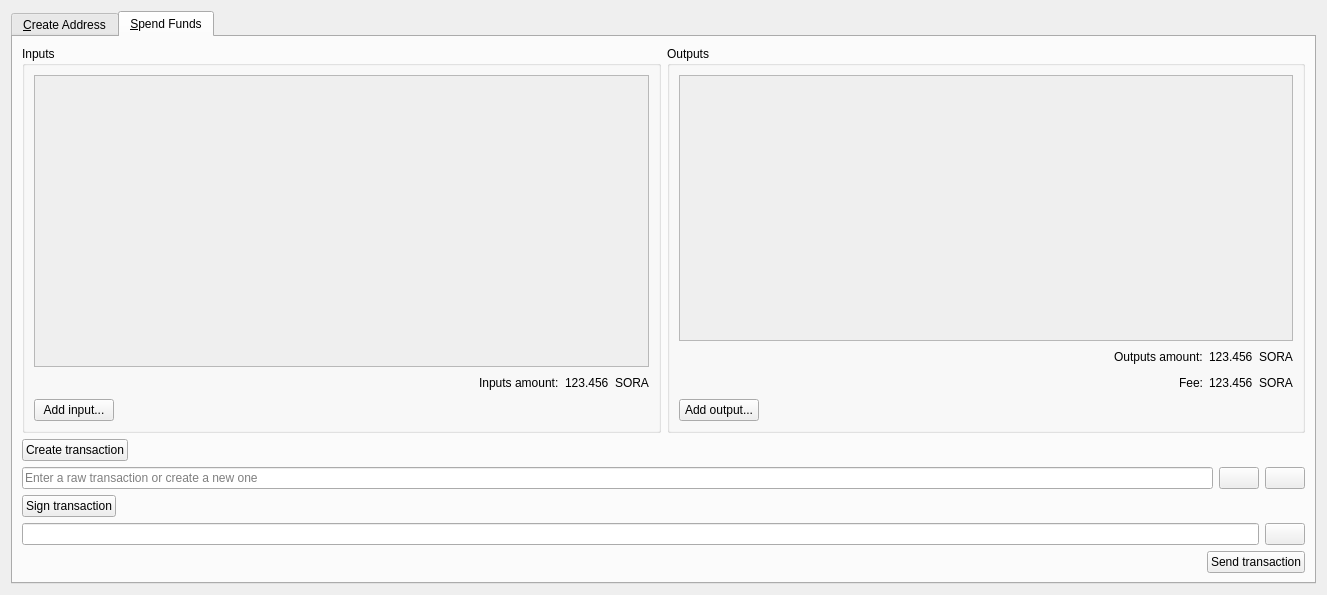
<?xml version="1.0" encoding="UTF-8"?>
<ui version="4.0">
 <class>MultisigDialog</class>
 <widget class="QWidget" name="MultisigDialog">
  <property name="geometry">
   <rect>
    <x>0</x>
    <y>0</y>
    <width>1327</width>
    <height>595</height>
   </rect>
  </property>
  <property name="windowTitle">
   <string>Multisig</string>
  </property>
  <layout class="QVBoxLayout" name="verticalLayout_2">
   <item>
    <widget class="QTabWidget" name="tabWidget">
     <property name="currentIndex">
      <number>1</number>
     </property>
     <widget class="QWidget" name="tabCreateAddress">
      <attribute name="title">
       <string>&amp;Create Address</string>
      </attribute>
      <layout class="QVBoxLayout" name="verticalLayout">
       <item>
        <widget class="QScrollArea" name="scrollArea">
         <property name="widgetResizable">
          <bool>true</bool>
         </property>
         <widget class="QWidget" name="scrollAreaWidgetContents">
          <property name="geometry">
           <rect>
            <x>0</x>
            <y>0</y>
            <width>1283</width>
            <height>346</height>
           </rect>
          </property>
          <layout class="QVBoxLayout" name="verticalLayout_3">
           <item>
            <layout class="QVBoxLayout" name="pubkeyEntries"/>
           </item>
           <item>
            <spacer name="verticalSpacer">
             <property name="orientation">
              <enum>Qt::Vertical</enum>
             </property>
             <property name="sizeHint" stdset="0">
              <size>
               <width>20</width>
               <height>40</height>
              </size>
             </property>
            </spacer>
           </item>
          </layout>
         </widget>
        </widget>
       </item>
       <item>
        <layout class="QHBoxLayout" name="horizontalLayout_14">
         <item>
          <widget class="QPushButton" name="addPubKeyButton">
           <property name="toolTip">
            <string>Add a member to the signing pool</string>
           </property>
           <property name="text">
            <string>&amp;Add public key...</string>
           </property>
           <property name="icon">
            <iconset resource="../bitcoin.qrc">
             <normaloff>:/icons/add</normaloff>:/icons/add</iconset>
           </property>
          </widget>
         </item>
         <item>
          <widget class="QPushButton" name="clearButton">
           <property name="sizePolicy">
            <sizepolicy hsizetype="Minimum" vsizetype="Fixed">
             <horstretch>0</horstretch>
             <verstretch>0</verstretch>
            </sizepolicy>
           </property>
           <property name="toolTip">
            <string>Remove all public key fields</string>
           </property>
           <property name="text">
            <string>Clear all</string>
           </property>
           <property name="icon">
            <iconset resource="../bitcoin.qrc">
             <normaloff>:/icons/remove</normaloff>:/icons/remove</iconset>
           </property>
           <property name="autoRepeatDelay">
            <number>300</number>
           </property>
          </widget>
         </item>
         <item>
          <spacer name="horizontalSpacer_8">
           <property name="orientation">
            <enum>Qt::Horizontal</enum>
           </property>
           <property name="sizeHint" stdset="0">
            <size>
             <width>40</width>
             <height>20</height>
            </size>
           </property>
          </spacer>
         </item>
        </layout>
       </item>
       <item>
        <layout class="QHBoxLayout" name="horizontalLayout_2">
         <item>
          <widget class="QLabel" name="requiredSignaturesLabel">
           <property name="text">
            <string>Required signatures:</string>
           </property>
          </widget>
         </item>
         <item>
          <widget class="QLineEdit" name="requiredSignatures">
           <property name="sizePolicy">
            <sizepolicy hsizetype="Minimum" vsizetype="Fixed">
             <horstretch>0</horstretch>
             <verstretch>0</verstretch>
            </sizepolicy>
           </property>
           <property name="minimumSize">
            <size>
             <width>127</width>
             <height>0</height>
            </size>
           </property>
           <property name="text">
            <string/>
           </property>
           <property name="maxLength">
            <number>2</number>
           </property>
           <property name="frame">
            <bool>true</bool>
           </property>
           <property name="alignment">
            <set>Qt::AlignRight|Qt::AlignTrailing|Qt::AlignVCenter</set>
           </property>
           <property name="placeholderText">
            <string>Enter a number</string>
           </property>
          </widget>
         </item>
         <item>
          <widget class="QLabel" name="maxSignaturesLabel">
           <property name="text">
            <string notr="true">/ 1</string>
           </property>
          </widget>
         </item>
         <item>
          <spacer name="horizontalSpacer_2">
           <property name="orientation">
            <enum>Qt::Horizontal</enum>
           </property>
           <property name="sizeHint" stdset="0">
            <size>
             <width>40</width>
             <height>20</height>
            </size>
           </property>
          </spacer>
         </item>
        </layout>
       </item>
       <item>
        <layout class="QHBoxLayout" name="horizontalLayout">
         <item>
          <widget class="QPushButton" name="createAddressButton">
           <property name="text">
            <string>Create multisig address</string>
           </property>
          </widget>
         </item>
         <item>
          <spacer name="horizontalSpacer">
           <property name="orientation">
            <enum>Qt::Horizontal</enum>
           </property>
           <property name="sizeHint" stdset="0">
            <size>
             <width>40</width>
             <height>20</height>
            </size>
           </property>
          </spacer>
         </item>
        </layout>
       </item>
       <item>
        <layout class="QHBoxLayout" name="horizontalLayoutMultisigAddress">
         <item>
          <widget class="QLabel" name="multisigAddressLabel">
           <property name="text">
            <string>Multisig address:</string>
           </property>
          </widget>
         </item>
         <item>
          <widget class="QLineEdit" name="multisigAddress">
           <property name="readOnly">
            <bool>true</bool>
           </property>
          </widget>
         </item>
         <item>
          <widget class="QPushButton" name="copyMultisigAddressButton">
           <property name="toolTip">
            <string>Copy the multisig address to the system clipboard</string>
           </property>
           <property name="text">
            <string/>
           </property>
           <property name="icon">
            <iconset resource="../bitcoin.qrc">
             <normaloff>:/icons/editcopy</normaloff>:/icons/editcopy</iconset>
           </property>
           <property name="autoDefault">
            <bool>false</bool>
           </property>
          </widget>
         </item>
        </layout>
       </item>
       <item>
        <layout class="QHBoxLayout" name="horizontalLayout_3">
         <item>
          <widget class="QLabel" name="redeemScriptLabel">
           <property name="text">
            <string>Redeem script:</string>
           </property>
          </widget>
         </item>
         <item>
          <widget class="QLineEdit" name="redeemScript">
           <property name="readOnly">
            <bool>true</bool>
           </property>
          </widget>
         </item>
         <item>
          <widget class="QPushButton" name="copyRedeemScriptButton">
           <property name="toolTip">
            <string>Copy the redeem script to the system clipboard</string>
           </property>
           <property name="text">
            <string/>
           </property>
           <property name="icon">
            <iconset resource="../bitcoin.qrc">
             <normaloff>:/icons/editcopy</normaloff>:/icons/editcopy</iconset>
           </property>
           <property name="autoDefault">
            <bool>false</bool>
           </property>
          </widget>
         </item>
        </layout>
       </item>
       <item>
        <layout class="QHBoxLayout" name="horizontalLayout_15">
         <item>
          <spacer name="horizontalSpacer_11">
           <property name="orientation">
            <enum>Qt::Horizontal</enum>
           </property>
           <property name="sizeHint" stdset="0">
            <size>
             <width>40</width>
             <height>20</height>
            </size>
           </property>
          </spacer>
         </item>
         <item>
          <widget class="QPushButton" name="saveRedeemScriptButton">
           <property name="toolTip">
            <string>The redeem script will be required to spend the funds sent to the multisig address</string>
           </property>
           <property name="text">
            <string>Save redeem script</string>
           </property>
          </widget>
         </item>
         <item>
          <widget class="QPushButton" name="saveMultisigAddressButton">
           <property name="toolTip">
            <string>Add the multisig address to your personal addresses</string>
           </property>
           <property name="text">
            <string>Add address to wallet</string>
           </property>
          </widget>
         </item>
        </layout>
       </item>
      </layout>
     </widget>
     <widget class="QWidget" name="tabSpendFunds">
      <attribute name="title">
       <string>&amp;Spend Funds</string>
      </attribute>
      <layout class="QVBoxLayout" name="verticalLayout_13">
       <item>
        <layout class="QVBoxLayout" name="verticalLayout_8">
         <item>
          <layout class="QHBoxLayout" name="horizontalLayout_4">
           <item>
            <widget class="QGroupBox" name="inputsBox">
             <property name="title">
              <string>Inputs</string>
             </property>
             <layout class="QVBoxLayout" name="verticalLayout_6">
              <item>
               <widget class="QScrollArea" name="scrollArea_2">
                <property name="minimumSize">
                 <size>
                  <width>0</width>
                  <height>0</height>
                 </size>
                </property>
                <property name="widgetResizable">
                 <bool>true</bool>
                </property>
                <widget class="QWidget" name="scrollAreaWidgetContents_2">
                 <property name="geometry">
                  <rect>
                   <x>0</x>
                   <y>0</y>
                   <width>616</width>
                   <height>273</height>
                  </rect>
                 </property>
                 <layout class="QVBoxLayout" name="verticalLayout_4">
                  <item>
                   <layout class="QVBoxLayout" name="inputs"/>
                  </item>
                  <item>
                   <spacer name="verticalSpacer_2">
                    <property name="orientation">
                     <enum>Qt::Vertical</enum>
                    </property>
                    <property name="sizeHint" stdset="0">
                     <size>
                      <width>20</width>
                      <height>42</height>
                     </size>
                    </property>
                   </spacer>
                  </item>
                 </layout>
                </widget>
               </widget>
              </item>
              <item>
               <layout class="QHBoxLayout" name="horizontalLayout_6">
                <item>
                 <spacer name="horizontalSpacer_9">
                  <property name="orientation">
                   <enum>Qt::Horizontal</enum>
                  </property>
                  <property name="sizeHint" stdset="0">
                   <size>
                    <width>40</width>
                    <height>20</height>
                   </size>
                  </property>
                 </spacer>
                </item>
                <item>
                 <widget class="QLabel" name="inputsAmountLabel">
                  <property name="text">
                   <string>Inputs amount:</string>
                  </property>
                 </widget>
                </item>
                <item>
                 <widget class="QLabel" name="inputsAmount">
                  <property name="text">
                   <string notr="true">123.456</string>
                  </property>
                  <property name="textInteractionFlags">
                   <set>Qt::LinksAccessibleByMouse|Qt::TextSelectableByKeyboard|Qt::TextSelectableByMouse</set>
                  </property>
                 </widget>
                </item>
                <item>
                 <widget class="QLabel" name="label">
                  <property name="text">
                   <string notr="true">SORA</string>
                  </property>
                 </widget>
                </item>
               </layout>
              </item>
              <item>
               <layout class="QHBoxLayout" name="horizontalLayout_5">
                <item>
                 <widget class="QPushButton" name="addInputButton">
                  <property name="text">
                   <string>Add input...</string>
                  </property>
                  <property name="icon">
                   <iconset resource="../bitcoin.qrc">
                    <normaloff>:/icons/add</normaloff>:/icons/add</iconset>
                  </property>
                 </widget>
                </item>
                <item>
                 <spacer name="horizontalSpacer_3">
                  <property name="orientation">
                   <enum>Qt::Horizontal</enum>
                  </property>
                  <property name="sizeHint" stdset="0">
                   <size>
                    <width>40</width>
                    <height>20</height>
                   </size>
                  </property>
                 </spacer>
                </item>
               </layout>
              </item>
             </layout>
            </widget>
           </item>
           <item>
            <widget class="QGroupBox" name="outputsBox">
             <property name="title">
              <string>Outputs</string>
             </property>
             <layout class="QVBoxLayout" name="verticalLayout_7">
              <item>
               <widget class="QScrollArea" name="scrollArea_3">
                <property name="minimumSize">
                 <size>
                  <width>0</width>
                  <height>0</height>
                 </size>
                </property>
                <property name="widgetResizable">
                 <bool>true</bool>
                </property>
                <widget class="QWidget" name="scrollAreaWidgetContents_3">
                 <property name="geometry">
                  <rect>
                   <x>0</x>
                   <y>0</y>
                   <width>615</width>
                   <height>245</height>
                  </rect>
                 </property>
                 <layout class="QVBoxLayout" name="verticalLayout_5">
                  <item>
                   <layout class="QVBoxLayout" name="outputs"/>
                  </item>
                  <item>
                   <spacer name="verticalSpacer_3">
                    <property name="orientation">
                     <enum>Qt::Vertical</enum>
                    </property>
                    <property name="sizeHint" stdset="0">
                     <size>
                      <width>20</width>
                      <height>42</height>
                     </size>
                    </property>
                   </spacer>
                  </item>
                 </layout>
                </widget>
               </widget>
              </item>
              <item>
               <layout class="QHBoxLayout" name="horizontalLayout_7">
                <item>
                 <spacer name="horizontalSpacer_10">
                  <property name="orientation">
                   <enum>Qt::Horizontal</enum>
                  </property>
                  <property name="sizeHint" stdset="0">
                   <size>
                    <width>40</width>
                    <height>20</height>
                   </size>
                  </property>
                 </spacer>
                </item>
                <item>
                 <widget class="QLabel" name="outputsAmountLabel">
                  <property name="text">
                   <string>Outputs amount:</string>
                  </property>
                 </widget>
                </item>
                <item>
                 <widget class="QLabel" name="outputsAmount">
                  <property name="text">
                   <string notr="true">123.456</string>
                  </property>
                  <property name="textInteractionFlags">
                   <set>Qt::LinksAccessibleByMouse|Qt::TextSelectableByKeyboard|Qt::TextSelectableByMouse</set>
                  </property>
                 </widget>
                </item>
                <item>
                 <widget class="QLabel" name="label_2">
                  <property name="text">
                   <string notr="true">SORA</string>
                  </property>
                 </widget>
                </item>
               </layout>
              </item>
              <item>
               <layout class="QHBoxLayout" name="horizontalLayout_16">
                <item>
                 <spacer name="horizontalSpacer_12">
                  <property name="orientation">
                   <enum>Qt::Horizontal</enum>
                  </property>
                  <property name="sizeHint" stdset="0">
                   <size>
                    <width>40</width>
                    <height>20</height>
                   </size>
                  </property>
                 </spacer>
                </item>
                <item>
                 <widget class="QLabel" name="feeLabel">
                  <property name="text">
                   <string>Fee:</string>
                  </property>
                 </widget>
                </item>
                <item>
                 <widget class="QLabel" name="fee">
                  <property name="text">
                   <string notr="true">123.456</string>
                  </property>
                 </widget>
                </item>
                <item>
                 <widget class="QLabel" name="label_3">
                  <property name="text">
                   <string notr="true">SORA</string>
                  </property>
                 </widget>
                </item>
               </layout>
              </item>
              <item>
               <layout class="QHBoxLayout" name="horizontalLayout_8">
                <item>
                 <widget class="QPushButton" name="addOutputButton">
                  <property name="text">
                   <string>Add output...</string>
                  </property>
                  <property name="icon">
                   <iconset resource="../bitcoin.qrc">
                    <normaloff>:/icons/add</normaloff>:/icons/add</iconset>
                  </property>
                 </widget>
                </item>
                <item>
                 <spacer name="horizontalSpacer_4">
                  <property name="orientation">
                   <enum>Qt::Horizontal</enum>
                  </property>
                  <property name="sizeHint" stdset="0">
                   <size>
                    <width>40</width>
                    <height>20</height>
                   </size>
                  </property>
                 </spacer>
                </item>
               </layout>
              </item>
             </layout>
            </widget>
           </item>
          </layout>
         </item>
         <item>
          <layout class="QHBoxLayout" name="horizontalLayout_9">
           <item>
            <widget class="QPushButton" name="createTransactionButton">
             <property name="text">
              <string>Create transaction</string>
             </property>
            </widget>
           </item>
           <item>
            <spacer name="horizontalSpacer_5">
             <property name="orientation">
              <enum>Qt::Horizontal</enum>
             </property>
             <property name="sizeHint" stdset="0">
              <size>
               <width>40</width>
               <height>20</height>
              </size>
             </property>
            </spacer>
           </item>
          </layout>
         </item>
        </layout>
       </item>
       <item>
        <layout class="QVBoxLayout" name="verticalLayout_10">
         <item>
          <layout class="QHBoxLayout" name="horizontalLayout_10">
           <item>
            <widget class="QLineEdit" name="transaction">
             <property name="sizePolicy">
              <sizepolicy hsizetype="Expanding" vsizetype="Fixed">
               <horstretch>0</horstretch>
               <verstretch>0</verstretch>
              </sizepolicy>
             </property>
             <property name="placeholderText">
              <string>Enter a raw transaction or create a new one</string>
             </property>
            </widget>
           </item>
           <item>
            <widget class="QPushButton" name="copyTransactionButton">
             <property name="toolTip">
              <string/>
             </property>
             <property name="text">
              <string/>
             </property>
             <property name="icon">
              <iconset resource="../bitcoin.qrc">
               <normaloff>:/icons/editcopy</normaloff>:/icons/editcopy</iconset>
             </property>
             <property name="autoDefault">
              <bool>false</bool>
             </property>
            </widget>
           </item>
           <item>
            <widget class="QPushButton" name="pasteTransactionButton">
             <property name="toolTip">
              <string>Paste transaction from clipboard</string>
             </property>
             <property name="text">
              <string/>
             </property>
             <property name="icon">
              <iconset resource="../bitcoin.qrc">
               <normaloff>:/icons/editpaste</normaloff>:/icons/editpaste</iconset>
             </property>
             <property name="shortcut">
              <string>Alt+P</string>
             </property>
             <property name="autoDefault">
              <bool>false</bool>
             </property>
            </widget>
           </item>
          </layout>
         </item>
         <item>
          <layout class="QHBoxLayout" name="horizontalLayout_11">
           <item>
            <widget class="QPushButton" name="signTransactionButton">
             <property name="text">
              <string>Sign transaction</string>
             </property>
             <property name="icon">
              <iconset resource="../bitcoin.qrc">
               <normaloff>:/icons/edit</normaloff>:/icons/edit</iconset>
             </property>
            </widget>
           </item>
           <item>
            <spacer name="horizontalSpacer_6">
             <property name="orientation">
              <enum>Qt::Horizontal</enum>
             </property>
             <property name="sizeHint" stdset="0">
              <size>
               <width>40</width>
               <height>20</height>
              </size>
             </property>
            </spacer>
           </item>
          </layout>
         </item>
        </layout>
       </item>
       <item>
        <layout class="QVBoxLayout" name="verticalLayout_12">
         <item>
          <layout class="QHBoxLayout" name="horizontalLayout_13">
           <item>
            <widget class="QLineEdit" name="signedTransaction">
             <property name="sizePolicy">
              <sizepolicy hsizetype="Expanding" vsizetype="Fixed">
               <horstretch>0</horstretch>
               <verstretch>0</verstretch>
              </sizepolicy>
             </property>
             <property name="readOnly">
              <bool>true</bool>
             </property>
            </widget>
           </item>
           <item>
            <widget class="QPushButton" name="copySignedTransactionButton">
             <property name="toolTip">
              <string/>
             </property>
             <property name="text">
              <string/>
             </property>
             <property name="icon">
              <iconset resource="../bitcoin.qrc">
               <normaloff>:/icons/editcopy</normaloff>:/icons/editcopy</iconset>
             </property>
             <property name="autoDefault">
              <bool>false</bool>
             </property>
            </widget>
           </item>
          </layout>
         </item>
         <item>
          <layout class="QHBoxLayout" name="horizontalLayout_12">
           <item>
            <widget class="QLabel" name="statusLabel">
             <property name="text">
              <string/>
             </property>
            </widget>
           </item>
           <item>
            <spacer name="horizontalSpacer_7">
             <property name="orientation">
              <enum>Qt::Horizontal</enum>
             </property>
             <property name="sizeHint" stdset="0">
              <size>
               <width>40</width>
               <height>20</height>
              </size>
             </property>
            </spacer>
           </item>
           <item>
            <widget class="QPushButton" name="sendTransactionButton">
             <property name="text">
              <string>Send transaction</string>
             </property>
             <property name="icon">
              <iconset resource="../bitcoin.qrc">
               <normaloff>:/icons/send</normaloff>:/icons/send</iconset>
             </property>
            </widget>
           </item>
          </layout>
         </item>
        </layout>
       </item>
      </layout>
     </widget>
    </widget>
   </item>
  </layout>
 </widget>
 <resources>
  <include location="../bitcoin.qrc"/>
 </resources>
 <connections/>
</ui>
